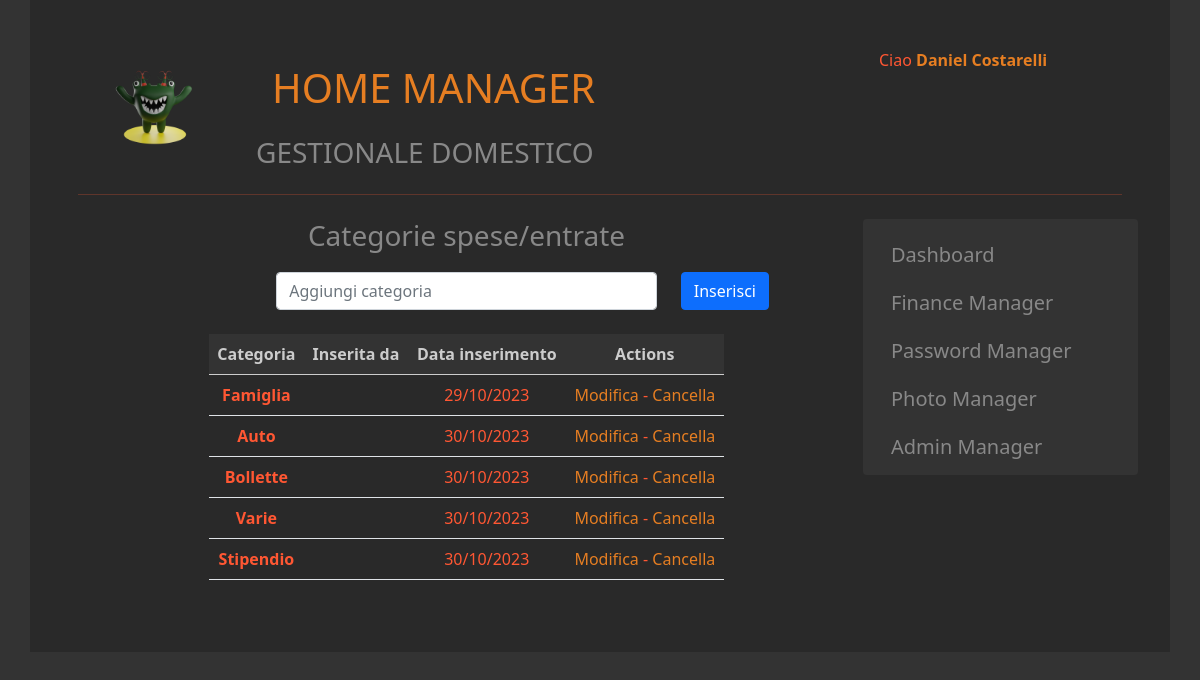
/index.php?page=financecategory (signed in), run on the app's committed database.
### tables this page shows
CREATE TABLE `configuration` (
  `id` tinyint NOT NULL AUTO_INCREMENT,
  `name` varchar(50) DEFAULT NULL,
  `description` varchar(60) DEFAULT NULL,
  `maintenance` tinyint(1) NOT NULL,
  `logo` varchar(60) DEFAULT NULL,
  `id_color` tinyint NOT NULL,
  PRIMARY KEY (`id`)
);

CREATE TABLE `finance_category` (
  `id` int NOT NULL AUTO_INCREMENT,
  `category` varchar(60) DEFAULT NULL,
  `iduser` int DEFAULT NULL,
  `datainserimento` datetime DEFAULT NULL,
  PRIMARY KEY (`id`)
);

### system/config.php (called while the page is built, shortened)
<?php
require("./configuration/controller/ConfigurationController.class.php");
$config = new ConfigurationController();
$row = $config->selectConfiguration();
if ($row) {
	$title 			= $row['name'];
	$description 	= $row['description'];
	$logo 			= $row['logo'];
	$maintenance 	= $row['maintenance'];
	$colors			= $config->selectThemeFromConfiguration($row['id_color']);
}
?>

### configuration/controller/ConfigurationController.class.php (called while the page is built, shortened)
<?php
require("./configuration/model/Configuration.class.php");
require("./configuration/model/Colors.class.php");
class ConfigurationController
{
    public function __construct() {
        $this->config = new Configuration();
        $this->colors = new Colors();
    }
    public function selectConfiguration() {
        return $this->config->getConfiguration();
    }
    public function selectThemeFromConfiguration($id_color) {
        $colors = $this->colors->getColorsFromConfiguration($id_color);
        if ($colors) {
            $colori = explode(',',$colors['palette']);
            $color['sfondo']     = $colori[0];
            $color['sfondo2']    = $colori[1];
            $color['principale'] = $colori[2];
            $color['subtitle']   = $colori[3];
            $color['secondario'] = $colori[4];
            $color['link']       = $colori[5];
        }
        return $color;
    }
}

### configuration/model/Configuration.class.php (called while the page is built, shortened)
<?php
require("./system/connection.php");
class Configuration
{
    public function getConfiguration() {
        global $conn;
        $query = "SELECT name, description, maintenance, logo, id_color FROM configuration";
        $result = mysqli_query($conn, $query);
        $row = mysqli_fetch_assoc($result);
        return $row;
    }
}
?>

### system/includes.php (called while the page is built)
<?php
	require_once("system/functions.php");
	require_once("system/config.php");
?>

### finance/controller/FinanceController.class.php (called while the page is built, shortened)
<?php
require("./finance/model/Category.class.php");
require("./auth/model/Auth.class.php");
class FinanceController
{
    public function __construct() {
        $this->category = new Category();
        $this->user = new Auth();
    }
    public function listCategoryTable() {
        $categoryList = array(
            array('Categoria', 'Inserita da', 'Data inserimento', 'Actions')
        );
        $categoryArray = array();
        if ($this->category->getCategory()) {
            $categoryData = $this->category->getCategory();
            foreach ($categoryData as $category) {
                $categoryArray[] = [
                    ucfirst($category['category']),
                    ucfirst($this->user->getInfoUserById($category['iduser'])['firstname']),
                    date('d/m/Y', strtotime($category['datainserimento'])),
                    $category['id']
                ];
            }
        }
        $categoryArray = array_merge($categoryList, $categoryArray);
        return $categoryArray;
    }
}
?>

### finance/model/Category.class.php (called while the page is built, shortened)
<?php
require("./system/connection.php");
class Category {
    public function __construct() {
        $this->table = 'finance_category';
    }
    public function getCategory() {
        global $conn;
        $query = "SELECT * FROM $this->table";
        $result = mysqli_query($conn, $query);
        $categories = array();
        if ($result->num_rows > 0) {
            while ($row = mysqli_fetch_assoc($result)) {
                $categories[] = $row;
            }
        }
        return $categories;
    }
}
?>

### auth/model/Auth.class.php (called while the page is built, shortened)
<?php
require("./system/connection.php");
class Auth {
    public function __construct() {
        $this->table = 'users';
    }
    public function getInfoUserById($id) {
        global $conn;
        $query = "SELECT firstname, familyname, email, admin FROM $this->table WHERE id = ".$id;
        $result = mysqli_query($conn, $query);
    }
}

### configuration/model/Colors.class.php (called while the page is built, shortened)
<?php
require("./system/connection.php");
class Colors
{
    public function __construct() {
        $this->table = 'colors';
    }
    public function getColorsFromConfiguration($id_color) {
        global $conn;
        $query = "SELECT p.palette FROM $this->table as p
                LEFT JOIN configuration as c on p.id = c.id_color
                WHERE c.id_color = " . $id_color . ";";
        $result = mysqli_query($conn, $query);
        if ($result->num_rows > 0) {
            $row = mysqli_fetch_assoc($result);
        }
        return $row;
    }
}
?>

### frontend/pages/financecategory.php (the view, shortened to what this page needs)
<?php
require("./finance/controller/FinanceController.class.php");
$category = new FinanceController();
$categoryData = $category->listCategoryTable();
?>
<div class="title">
    <h3>Categorie spese/entrate</h3>
</div>
<form action="" method="post">
    <div class="row">
        <div class="col-md-3">
        </div>
        <div class="col-md-6">
            <div class="form-group">
                <input type="text" name="category" class="form-control" placeholder="Aggiungi categoria" required>
            </div>
        </div>
        <div class="col-md-3">
            <button type="submit" class="btn btn-primary">Inserisci</button>
        </div>
    </div>
</form>
<div class="row">&nbsp;</div>
<div class="row">
    <div class="col-md-2"></div>
    <div class="col-md-8" style="overflow-x: auto;">
        <table class="table responsive" style="text-align:center">
            <thead>
                <tr>
                <?php foreach ($categoryData[0] as $header) { ?>
                    <th scope="col"><?=$header?></th>
                <?php }?>
                </tr>
            </thead>
            <tbody>
                <?php foreach (array_slice($categoryData, 1) as $category):
                ?>
                <tr>
                    <?php foreach ($category as $key => $value) {
                        echo '<td>';
                        if ($key == 0) {
                            if (!empty($_GET['editid']) && isset($_GET['editid']) && $_GET['editid'] == $category[3]) {
                                echo '<input type="text" value="' . $value . '" name="' . $key . '">';
                            } else {
                                echo '<strong>' . $value . '</strong>';
                            }
                        }else if ($key == 1 || $key == 2) {
                            echo $value;
                        } else if ($key == 3) {
                            if (!empty($_GET['editid']) && isset($_GET['editid']) && $_GET['editid'] == $category[3]) {
                                echo '<a href="#" onclick="document.getElementById(\'editcategory\').submit();">Conferma</a> - ' .
                                    '<a href="'.refreshPageWOmsg().'">Chiudi</a>';
                            } else {
                                echo '<a href="index.php?page=financecategory&editid=' . $value . '">Modifica</a> -
                                <a href="index.php?page=financecategory&deleteid=' . $value . '">Cancella</a>';
                            }
                        }
                        echo '</td>';
                    }?>
                </tr>
                <?php
                endforeach; ?>
            </tbody>
        </table>
    </div>
    <div class="col-md-2"></div>
</div>

### index.php
<?php
	require_once("system/includes.php");
	if($maintenance == true)
	{
		echo "Sito in manutenzione";
	}
	elseif($maintenance == false)
	{
		require_once("frontend/base.php");
	}
?>

### frontend/base.php (shortened to what this page needs)
<?php
	global $title;
	global $description;
	global $logo;
?>
<!DOCTYPE html>
<html lang="en">
<head>
    <link rel="stylesheet" href="https://stackpath.bootstrapcdn.com/bootstrap/5.0.0-alpha1/css/bootstrap.min.css">
    <link rel="stylesheet" href="https://cdnjs.cloudflare.com/ajax/libs/font-awesome/5.15.3/css/all.min.css">
</head>
<body>
    <div class="container p-5">
        <div class="row">
            <div class="col-md-2" style="text-align:center">
                <?php if (!empty($logo)) { ?>
                <img src="<?= $logo?>" alt="<?= $title?>" width="100" height="100">
                <?php }?>
            </div>
            <div class="col-md-7">
                <h1 class="p-3"><?php echo '<a href="index.php">'.strtoUpper($title) .'</a>'; ?></h1>
                <h3><?= strtoUpper($description) ?></h3>
            </div>
            <div class="col-md-3">
                <?php getMenu(); ?>
            </div>
        </div>
        <hr>
        <div class="row">
            <div class="col-md-9 p-2">
                <?php getPage();?>
            </div>
            <div class="col-md-3 p-2">
                <?php
                getSidebar();
                ?>
            </div>
        </div>
    </div>
</body>
</html>

### system/functions.php (shortened to what this page needs)
<?php
function redirect($page, $dest = null) {
    if (!empty($_SESSION['loggedIn']) && $_SESSION['loggedIn'] == 1) {
        if (!empty($dest)) {
            require_once("frontend/pages/".$dest.".php");
        } else {
            require_once("frontend/pages/dashboard.php");
        }
    } else {
        require_once("frontend/pages/".$page.".php");
    }
}
function isAdmin() {
    if (!empty($_SESSION['isAdmin']) && $_SESSION['isAdmin'] == 1) {
        return true;
    }
}
function getPage()
{
    if(isset($_GET['page']))
    {
        $page = $_GET['page'];
        switch ($page) {
            case 'financecategory':
                redirect('login', isAdmin() ? $page : 'dashboard');
                break;
        }
    } else {
        require_once("frontend/pages/login.php");
    }
}
function getMenu()
{
    if(isset($_SESSION['menu']) && !empty($_SESSION['menu']))
    {
        $menu = $_SESSION['menu'];
        if($menu == 'main') {
            require_once("frontend/layout/menu-main.php");
        } elseif ($menu == 'entry') {
            require_once("frontend/layout/menu-entry.php");
        }
    } else {
        require_once("frontend/layout/menu-main.php");
    }
}
function getSidebar()
{
    if(isset($_SESSION['sidebar']) && !empty($_SESSION['sidebar']))
    {
        $sidebar = $_SESSION['sidebar'];
        if ($sidebar == 'entry') {
            require_once("frontend/layout/sidebar-entry.php");
        }
    }
}
?>

### frontend/layout/menu-entry.php (shortened to what this page needs)
<div class="position-sticky">
    Ciao <a href="#" data-toggle="collapse" data-target="#logout"><strong><?= $_SESSION['name'] ?></strong></a>
</div>

### frontend/layout/sidebar-entry.php (shortened to what this page needs)
<?php
global $colors;
?>
<div class="row">
    <nav class="col-md-12 d-md-block sidebar rounded" style="background-color: <?=$colors['sfondo']?>">
        <div class="position-sticky">
            <ul class="nav flex-column">
                <li class="nav-item">
                    <a class="nav-link cursor-pointer" href="index.php?page=dashboard">
                        <h5>Dashboard</h5>
                    </a>
                </li>
                <li class="nav-item">
                    <a class="nav-link cursor-pointer" data-toggle="collapse" data-target="#finance">
                        <h5>Finance Manager</h5>
                    </a>
                </li>
                <li class="nav-item">
                    <a class="nav-link cursor-pointer" data-toggle="collapse" data-target="#submenu1">
                        <h5>Password Manager</h5>
                    </a>
                </li>
                <li class="nav-item">
                    <a class="nav-link cursor-pointer" data-toggle="collapse" data-target="#submenu2">
                        <h5>Photo Manager</h5>
                    </a>
                </li>
                <?php if (isAdmin()): ?>
                <li class="nav-item">
                    <a class="nav-link cursor-pointer" data-toggle="collapse" data-target="#admin">
                        <h5>Admin Manager</h5>
                    </a>
                </li>
                <?php endif; ?>
            </ul>
        </div>
    </nav>
</div>

### data on the page
configuration: logo (picture), name "HOME MANAGER", description "GESTIONALE DOMESTICO"
finance_category: category "Famiglia", value "29/10/2023"
finance_category: category "Auto", value "30/10/2023"
finance_category: category "Bollette", value "30/10/2023"
finance_category: category "Varie", value "30/10/2023"
finance_category: category "Stipendio", value "30/10/2023"

### other printed values
$_SESSION['name'] "Daniel Costarelli"
$header "Categoria"
$header "Inserita da"
$header "Data inserimento"
$header "Actions"
